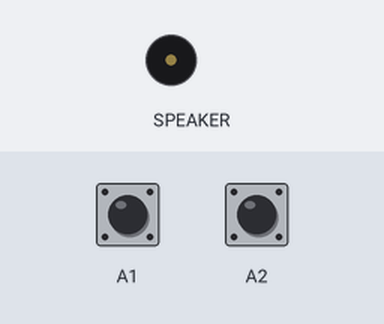
This program was run on a simulated Circuit Playground running CircuitPython. On the bench: buzzer (waves = sounding). The inputs (shaded band) are chosen by the test bench; at power-on: A1 LOW, A2 LOW. Touch pads read as touched when driven HIGH; what the program prints to the serial console is not drawn.

Above: at 1.2 s.
1.3 s: A1 pulled HIGH for 0.15 s
At 1.37 s:
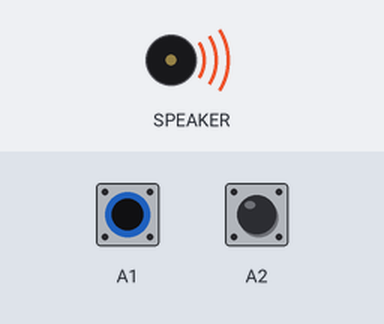
2.9 s: A2 pulled HIGH for 0.15 s
At 3.6 s:
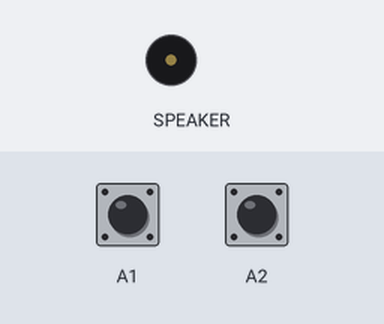
4.5 s: A2 pulled HIGH for 3.2 s
At 5.3 s:
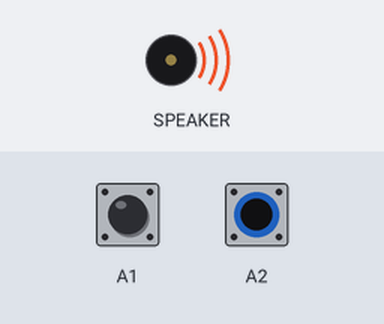
9.2 s: A1 pulled HIGH for 3.2 s
At 13.7 s:
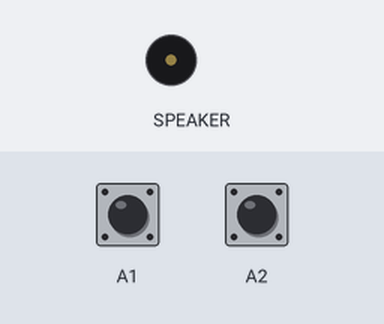
Timing chart, 0 to 14.9 s (numbered marks = the images above; inputs shaded):
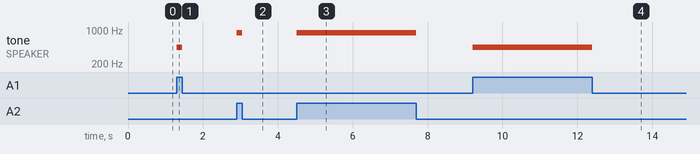

Measured:
- after the input at 1.3 s, tone on SPEAKER: silent → 440 Hz at once, → silent 0.15 s later
- after the input at 2.9 s, tone on SPEAKER: silent → 880 Hz at once, → silent 0.15 s later
- after the input at 4.5 s, tone on SPEAKER: silent → 880 Hz at once, → silent 3.2 s later
- after the input at 9.2 s, tone on SPEAKER: silent → 440 Hz at once, → silent 3.2 s later

The program:

lesson04-touch_and_tones.py
```python
from adafruit_circuitplayground.express import cpx
from time import sleep

while True:
    # calling touch_A1, touch_A2, etc. causes the CPX to check if it's touched
    # it will return True or False
    if cpx.touch_A1:
        cpx.start_tone(440)
        print("A1")
    # python uses elif as short for "else if"
    elif cpx.touch_A2:
        cpx.start_tone(880)
        print("A2")
    else:
        cpx.stop_tone()
```
